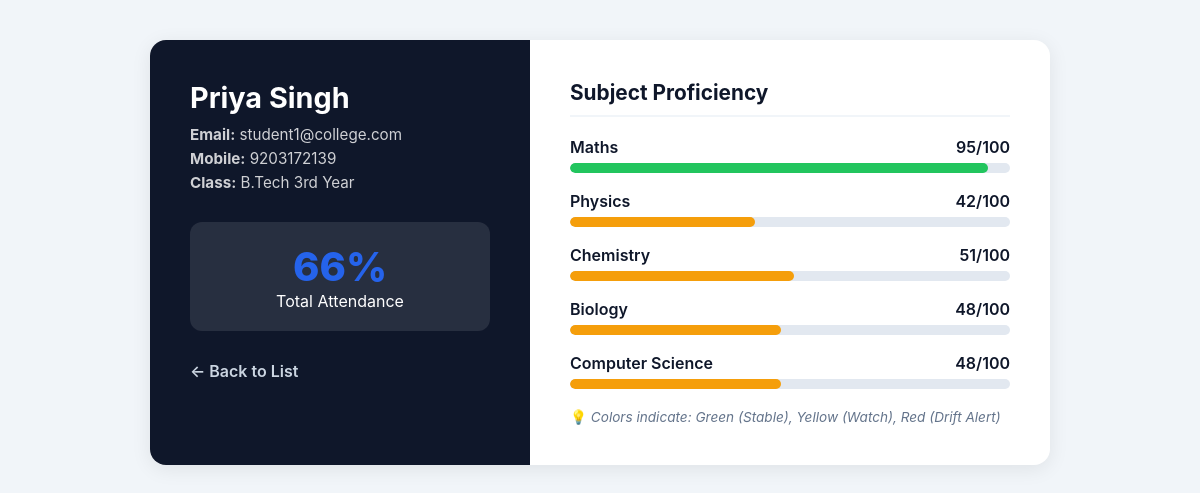
Screenshot of /faculty/student/1 (signed in) with the database file from the repository.
### tables this page shows
CREATE TABLE students (
    id INTEGER PRIMARY KEY AUTOINCREMENT,
    name TEXT,
    email TEXT UNIQUE,
    father TEXT,
    mother TEXT,
    mobile TEXT,
    class TEXT,
    attendance INTEGER,
    exams_attempted INTEGER,
    extracurricular TEXT
);

CREATE TABLE marks (
    student_id INTEGER,
    subject TEXT,
    score INTEGER
);

### app.py (the view)
@app.route("/faculty/student/<int:student_id>")
def faculty_student_profile(student_id):
    if session.get("role") != "faculty":
        return redirect("/login")
    con = db()
    cur = con.cursor()
    cur.execute("SELECT * FROM students WHERE id=?", (student_id,))
    row = cur.fetchone()
    if not row:
        con.close()
        return "❌ Student not found"
    student = {
        "id": row[0],
        "name": row[1],
        "email": row[2],
        "mobile": row[5],
        "class": row[6],
        "attendance": row[7]
    }
    cur.execute(
        "SELECT subject, score FROM marks WHERE student_id=?",
        (student_id,)
    )
    marks = dict(cur.fetchall())
    con.close()
    return render_template(
        "faculty_student_view.html",
        student=student,
        marks=marks
    )

### app.py (called while the page is built)
def db():
    return sqlite3.connect("database.db")

### templates/faculty_student_view.html (shortened to what this page needs)
<!DOCTYPE html>
<html lang="en">
<head>
</head>
<body>
<div class="profile-container">
    <div class="identity-sidebar">
        <h2>{{ student.name }}</h2>
        <p><b>Email:</b> {{ student.email }}</p>
        <p><b>Mobile:</b> {{ student.mobile }}</p>
        <p><b>Class:</b> {{ student.class }}</p>
        <div class="attendance-stat">
            <span class="attendance-val">{{ student.attendance }}%</span>
            <span>Total Attendance</span>
        </div>
        <a href="/faculty_dashboard" class="btn-back" style="color: #cbd5e1;">← Back to List</a>
    </div>
    <div class="academic-content">
        <h3>Subject Proficiency</h3>
        <ul class="subject-grid">
            {% for s, m in marks.items() %}
            <li class="subject-item">
                <div class="subject-header">
                    <span>{{ s }}</span>
                    <span>{{ m }}/100</span>
                </div>
                <div class="progress-track">
                    <div class="progress-fill"
                         style="width: {{ m }}%;
                                background-color: {% if m >= 75 %}var(--success){% elif m >= 40 %}var(--warning){% else %}var(--danger){% endif %};">
                    </div>
                </div>
            </li>
            {% endfor %}
        </ul>
        <div style="margin-top: 20px; font-size: 0.85rem; color: #64748b;">
            💡 <i>Colors indicate: Green (Stable), Yellow (Watch), Red (Drift Alert)</i>
        </div>
    </div>
</div>
</body>
</html>

### templates/faculty_student_view.html (style rules this page uses)
:root { --primary-dark: #0f172a; --accent-blue: #2563eb; --success: #22c55e; --warning: #f59e0b; --danger: #ef4444; --card-bg: #ffffff; --body-bg: #f1f5f9; }
body { font-family: 'Inter', system-ui, sans-serif; background-color: var(--body-bg); color: var(--primary-dark); margin: 0; padding: 40px 20px; }
.profile-container { max-width: 900px; margin: 0 auto; background: var(--card-bg); border-radius: 16px; box-shadow: 0 4px 20px rgba(0,0,0,0.08); overflow: hidden; display: flex; flex-wrap: wrap; }
.identity-sidebar { flex: 1; min-width: 300px; background-color: var(--primary-dark); color: white; padding: 40px; }
.identity-sidebar h2 { margin: 0 0 10px 0; font-size: 1.8rem; color: #fff; }
.identity-sidebar p { opacity: 0.8; margin: 5px 0; font-size: 0.95rem; }
.attendance-stat { margin-top: 30px; padding: 20px; background: rgba(255,255,255,0.1); border-radius: 12px; text-align: center; }
.attendance-val { font-size: 2.5rem; font-weight: 800; display: block; color: var(--accent-blue); }
.academic-content { flex: 2; min-width: 350px; padding: 40px; }
h3 { margin-top: 0; font-size: 1.3rem; border-bottom: 2px solid #f1f5f9; padding-bottom: 10px; margin-bottom: 20px; }
.subject-grid { list-style: none; padding: 0; }
.subject-item { margin-bottom: 18px; }
.subject-header { display: flex; justify-content: space-between; margin-bottom: 6px; font-weight: 600; }
.progress-track { height: 10px; background: #e2e8f0; border-radius: 10px; overflow: hidden; }
.progress-fill { height: 100%; border-radius: 10px; transition: width 0.5s ease-in-out; }
.btn-back { display: inline-block; margin-top: 30px; color: var(--accent-blue); text-decoration: none; font-weight: 600; }

### rows the page displays
students: name "Priya Singh", email "student1@college.com", mobile "9203172139", class "B.Tech 3rd Year", attendance "66"
marks: subject "Maths", score "95"
marks: subject "Physics", score "42"
marks: subject "Chemistry", score "51"
marks: subject "Biology", score "48"
marks: subject "Computer Science", score "48"
